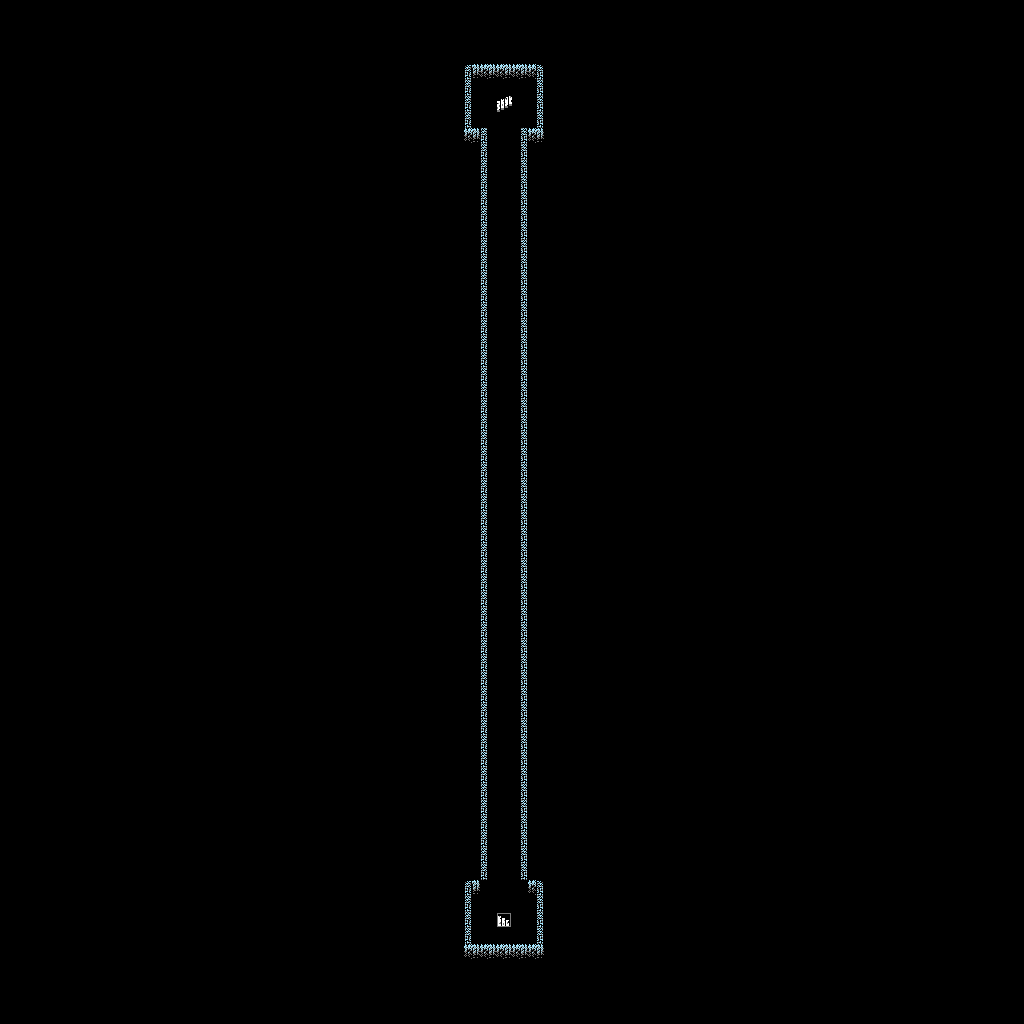

A 2D game scene composited from a Tiled map and its tileset images. What follows is a short description and the map's XML, with each tile layer's data collapsed to a summary:
An orthogonal 64x64 tile map with 16x16 px tiles, 1 tile layer (Tile Layer 1).

<map version="1.4" tiledversion="1.4.1" orientation="orthogonal" renderorder="right-down" width="64" height="64" tilewidth="16" tileheight="16" infinite="0" nextlayerid="2" nextobjectid="1">
 <tileset firstgid="1" source="Tilesets/Cave.tsx" />
 <layer id="1" name="Tile Layer 1" width="64" height="64">
  <data>[4096 cells, 4096 non-empty, 9 distinct tile ids]</data>
 </layer>
</map>
